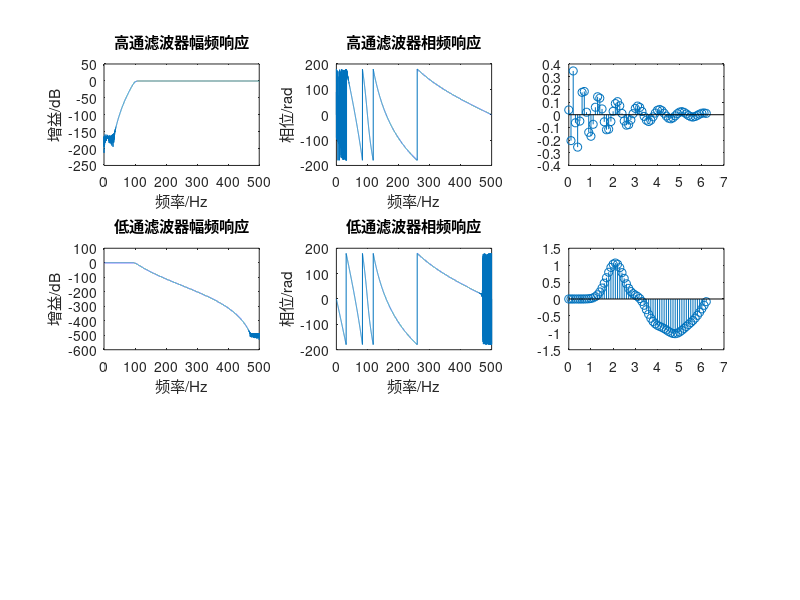

MATLAB code to generate this figure:
wp = 0.2*pi;
ws = 0.3*pi;
Rp=3
As=60
F = 10000
t = 0:0.1:2*pi
x = cos(t)
% 高/低通滤波器幅频/相频特性
[N,wc]=buttord(wp/pi,ws/pi,Rp,As)

[B, A]=butter(N,wc,'high')
[H,F]=freqz(B,A,F,1000)

figure;
subplot(3,3,1)
plot(F,20*log10(abs(H)))
xlabel('频率/Hz')
ylabel('增益/dB')
title('高通滤波器幅频响应')
subplot(3,3,2)
plot(F,angle(H)*180/pi)
xlabel('频率/Hz')
ylabel('相位/rad')
title('高通滤波器相频响应')
subplot(3,3,3)
y = filter(B,A,x)
stem(t,y)


[B,A]=butter(N,wc)
[H,F]=freqz(B,A,F,1000)

subplot(3,3,4)
plot(F,20*log10(abs(H)))
xlabel('频率/Hz')
ylabel('增益/dB')
title('低通滤波器幅频响应')
subplot(3,3,5)
plot(F,angle(H)*180/pi)
xlabel('频率/Hz')
ylabel('相位/rad')
title('低通滤波器相频响应')
subplot(3,3,6)
y = filter(B,A,x)
stem(t,y)

% % 带通幅频相频响应
% wp = [0.2*pi,0.3*pi];
% ws = [0.5*pi,0.6*pi];
% [N,wc]=buttord(wp./pi,ws./pi,Rp,As)
% [B, A]=butter(N,wc)
% [H,F]=freqz(B,A,F,1000)
% subplot(3,3,7)
% plot(F,20*log10(abs(H)))
% xlabel('频率/Hz')
% ylabel('增益/dB')
% title('带通滤波器幅频响应')
% subplot(3,3,8)
% plot(F,angle(H)*180/pi)
% xlabel('频率/Hz')
% ylabel('相位/rad')
% title('带通滤波器相频响应')
% subplot(3,3,9)
% y = filter(B,A,x)
% stem(t,y)


% img = imread('F:\syslab_project\matlab\matlab.bmp')
% if size(img, 3)==3
%     img = rgb2gray(img)
% end
% figure;
% imshow(img)
% title('Origin Image')

% F = fft(double(img))
% F_shifted = fftshift(F);
% magnitude = abs(F_shifted)
% figure
% imshow(log(1+magnitude),[]);

% F_filtered = filter(B,A,F_shifted)
% F_inv = ifftshift(F_filtered)
% img_real = real(ifft2(F_inv))

% figure
% imshow(img_real,[])